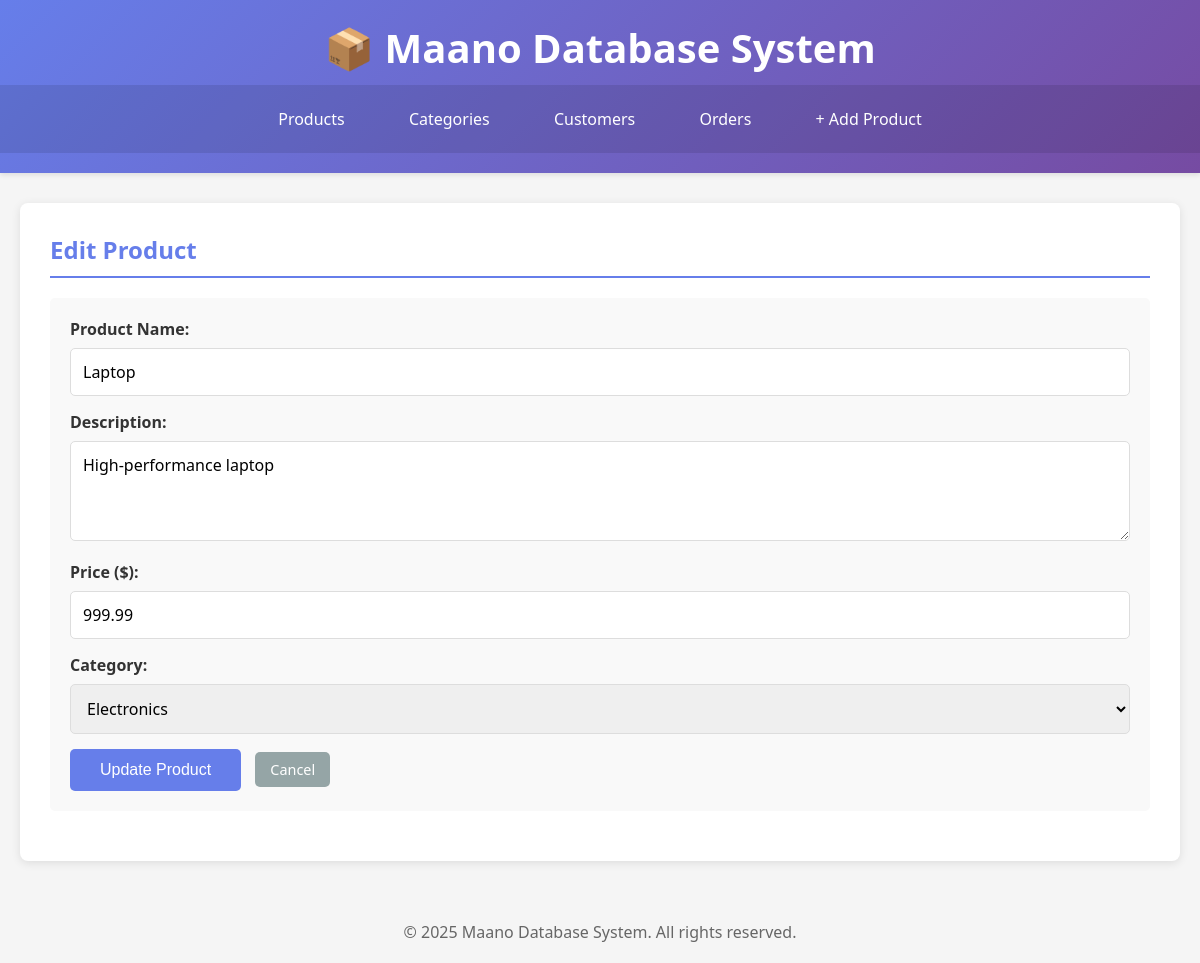
Page /edit_product.php?id=1 on the committed database.
### tables this page shows
CREATE TABLE IF NOT EXISTS products (
    id INT PRIMARY KEY AUTO_INCREMENT,
    product_name VARCHAR(150) NOT NULL,
    description TEXT,
    price DECIMAL(10, 2) NOT NULL,
    category_id INT NOT NULL,
    created_at TIMESTAMP DEFAULT CURRENT_TIMESTAMP,
    FOREIGN KEY (category_id) REFERENCES categories(id) ON DELETE CASCADE
);

### edit_product.php (the view, shortened to what this page needs)
<?php
include 'database.php';
$product_id = intval($_GET['id']);
$query = "SELECT * FROM products WHERE id = ?";
$stmt = $conn->prepare($query);
$stmt->bind_param("i", $product_id);
$stmt->execute();
$result = $stmt->get_result();
$product = $result->fetch_assoc();
$cat_query = "SELECT id, category_name FROM categories ORDER BY category_name ASC";
$cat_result = $conn->query($cat_query);
?>
<!DOCTYPE html>
<html lang="en">
<head>
    <link rel="stylesheet" href="style.css">
</head>
<body>
    <header>
        <h1>📦 Maano Database System</h1>
        <nav>
            <a href="index.php">Products</a>
            <a href="manage_categories.php">Categories</a>
            <a href="manage_customers.php">Customers</a>
            <a href="view_orders.php">Orders</a>
            <a href="add_product.php">+ Add Product</a>
        </nav>
    </header>
    <div class="container">
        <div class="content">
            <h2>Edit Product</h2>
            <form method="POST">
                <label for="product_name">Product Name:</label>
                <input type="text" id="product_name" name="product_name" value="<?php echo htmlspecialchars($product['product_name']); ?>" required>
                <label for="description">Description:</label>
                <textarea id="description" name="description"><?php echo htmlspecialchars($product['description']); ?></textarea>
                <label for="price">Price ($):</label>
                <input type="number" id="price" name="price" step="0.01" min="0" value="<?php echo $product['price']; ?>" required>
                <label for="category_id">Category:</label>
                <select id="category_id" name="category_id" required>
                    <?php
                    if ($cat_result->num_rows > 0) {
                        while ($cat = $cat_result->fetch_assoc()) {
                            $selected = ($cat['id'] == $product['category_id']) ? 'selected' : '';
                            echo '<option value="' . $cat['id'] . '" ' . $selected . '>' . htmlspecialchars($cat['category_name']) . '</option>';
                        }
                    }
                    ?>
                </select>
                <div>
                    <button type="submit">Update Product</button>
                    <a href="index.php" class="btn btn-secondary">Cancel</a>
                </div>
            </form>
        </div>
    </div>
    <footer>
        <p>&copy; 2025 Maano Database System. All rights reserved.</p>
    </footer>
</body>
</html>

### style.css (style rules this page uses)
* { margin: 0; padding: 0; box-sizing: border-box; }
body { font-family: 'Segoe UI', Tahoma, Geneva, Verdana, sans-serif; background-color: #f5f5f5; color: #333; }
header { background: linear-gradient(135deg, #667eea 0%, #764ba2 100%); color: white; padding: 20px 0; box-shadow: 0 2px 5px rgba(0,0,0,0.1); margin-bottom: 30px; }
header h1 { text-align: center; font-size: 2.5em; margin-bottom: 10px; }
nav { text-align: center; background-color: rgba(0,0,0,0.1); padding: 15px 0; }
nav a { color: white; text-decoration: none; margin: 0 15px; padding: 8px 15px; border-radius: 5px; transition: background-color 0.3s; display: inline-block; }
.container { max-width: 1200px; margin: 0 auto; padding: 0 20px; }
.content { background: white; padding: 30px; border-radius: 8px; box-shadow: 0 2px 10px rgba(0,0,0,0.1); margin-bottom: 30px; }
h2 { color: #667eea; margin-bottom: 20px; border-bottom: 2px solid #667eea; padding-bottom: 10px; }
form { background-color: #f9f9f9; padding: 20px; border-radius: 5px; margin-bottom: 20px; }
form label { display: block; margin-bottom: 8px; font-weight: 600; color: #333; }
form input, form select, form textarea { width: 100%; padding: 12px; margin-bottom: 15px; border: 1px solid #ddd; border-radius: 5px; font-size: 1em; font-family: inherit; }
form textarea { resize: vertical; min-height: 100px; }
button { background-color: #667eea; color: white; padding: 12px 30px; border: none; border-radius: 5px; font-size: 1em; cursor: pointer; transition: background-color 0.3s; margin-right: 10px; }
.btn { display: inline-block; padding: 8px 15px; background-color: #667eea; color: white; text-decoration: none; border-radius: 5px; transition: background-color 0.3s; border: none; cursor: pointer; font-size: 0.9em; }
.btn-secondary { background-color: #95a5a6; }
footer { text-align: center; color: #666; padding: 20px; margin-top: 40px; }

### rows in the picture
products: product_name "Laptop", description "High-performance laptop", price "999.99"

### other values in the picture
form field category_id "Electronics"
